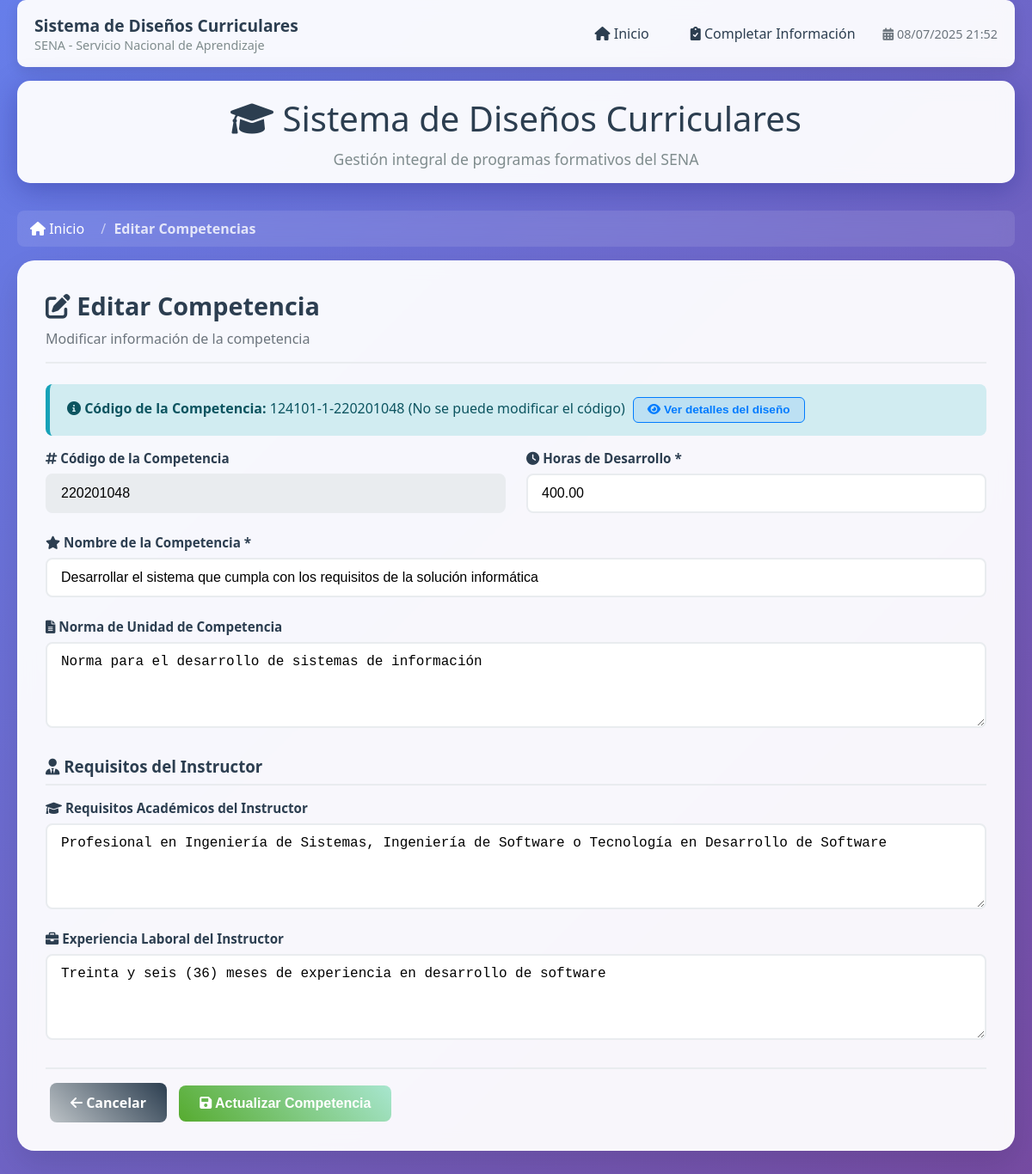
The page /?accion=editar&tipo=competencias&codigo=124101-1-220201048 on the database its author committed.
### tables this page shows
CREATE TABLE `competencias` (
   
  `codigoDiseñoCompetenciaReporte` varchar(255) NOT NULL,
  `codigoCompetenciaReporte` varchar(255) NOT NULL,
  `codigoCompetenciaPDF` varchar(255) DEFAULT NULL,
  `nombreCompetencia` varchar(255) NOT NULL,
   
  `normaUnidadCompetencia` text DEFAULT NULL,
   
  `horasDesarrolloCompetencia` decimal(10,2) DEFAULT NULL,
   
  `requisitosAcademicosInstructor` text DEFAULT NULL,
  `experienciaLaboralInstructor` text DEFAULT NULL
);

### sql/conexion.php (called while the page is built, shortened)
<?php
class Conexion {
    private $host = 'localhost';
    private $dbname = 'disenos_curriculares';
    private $user = 'root';
    private $password = '';
    private $port = 3306;
    private $charset = 'utf8mb4';
    private $conexion;
    public function __construct() {
        try {
            $dsn = "mysql:host=$this->host;port=$this->port;dbname=$this->dbname;charset=$this->charset";
            $this->conexion = new PDO($dsn, $this->user, $this->password);
            $this->conexion->setAttribute(PDO::ATTR_ERRMODE, PDO::ERRMODE_EXCEPTION);
            $this->conexion->exec("SET NAMES 'utf8mb4' COLLATE 'utf8mb4_unicode_ci'");
        } catch (PDOException $e) {
            error_log('Error de conexión a la base de datos: ' . $e->getMessage());
            throw new Exception('Error de conexión a la base de datos');
        }
    }
    public function obtenerConexion() {
        return $this->conexion;
    }
}
?>

### math/forms/metodosDisenos.php (called while the page is built, shortened)
<?php
require_once __DIR__ . '/../../sql/conexion.php';
class MetodosDisenos extends Conexion {
    private $conexion;
    public function __construct() {
        $this->conexion = new Conexion();
        $this->conexion = $this->conexion->obtenerConexion();
    }
    public function obtenerCompetenciaPorCodigo($codigoDiseñoCompetenciaReporte) {
        try {
            $stmt = $this->conexion->prepare("SELECT * FROM competencias WHERE codigoDiseñoCompetenciaReporte = ?");
            $stmt->execute([$codigoDiseñoCompetenciaReporte]);
            return $stmt->fetch(PDO::FETCH_ASSOC);
        } catch (PDOException $e) {
            throw new Exception("Error al obtener competencia: " . $e->getMessage());
        }
    }
}
?>

### app/forms/vistas/editar_competencias.php (the view, shortened to what this page needs)
<div class="card-header">
    <h2 class="card-title"><i class="fas fa-edit"></i> Editar Competencia</h2>
    <p class="card-subtitle">Modificar información de la competencia</p>
</div>
<?php if (!$competencia_actual): ?>
    <div class="alert alert-danger">
        <i class="fas fa-exclamation-triangle"></i>
        No se encontró la competencia especificada.
    </div>
    <a href="?accion=listar" class="btn btn-primary">
        <i class="fas fa-arrow-left"></i> Volver al listado
    </a>
<?php else: ?>
<form method="POST" id="formEditarCompetencia">
    <div class="alert alert-info">
        <i class="fas fa-info-circle"></i>
        <strong>Código de la Competencia:</strong> <?php echo htmlspecialchars($competencia_actual['codigoDiseñoCompetenciaReporte'] ?? ''); ?>
        (No se puede modificar el código)
        <button type="button" class="btn btn-sm btn-outline-primary btn-toggle ms-2" onclick="toggleDiseñoInfo()" id="btnToggleDiseño">
            <i class="fas fa-eye"></i> Ver detalles del diseño
        </button>
    </div>
    <div class="form-row">
        <div class="form-group">
            <label><i class="fas fa-hashtag"></i> Código de la Competencia</label>
            <input type="text" class="form-control" readonly
                   value="<?php echo htmlspecialchars($competencia_actual['codigoCompetenciaReporte'] ?? ''); ?>"
                   style="background: #e9ecef;">
        </div>
        <div class="form-group">
            <label for="horasDesarrolloCompetencia"><i class="fas fa-clock"></i> Horas de Desarrollo *</label>
            <input type="number" id="horasDesarrolloCompetencia" name="horasDesarrolloCompetencia" class="form-control" required
                   min="0" step="0.01" value="<?php echo htmlspecialchars($competencia_actual['horasDesarrolloCompetencia'] ?? ''); ?>">
        </div>
    </div>
    <div class="form-row">
        <div class="form-group" style="grid-column: 1 / -1;">
            <label for="nombreCompetencia"><i class="fas fa-star"></i> Nombre de la Competencia *</label>
            <input type="text" id="nombreCompetencia" name="nombreCompetencia" class="form-control" required
                   value="<?php echo htmlspecialchars($competencia_actual['nombreCompetencia'] ?? ''); ?>"
                   placeholder="Ejemplo: Desarrollar el sistema que cumpla con los requisitos de la solución informática">
        </div>
    </div>
    <div class="form-row">
        <div class="form-group" style="grid-column: 1 / -1;">
            <label for="normaUnidadCompetencia"><i class="fas fa-file-alt"></i> Norma de Unidad de Competencia</label>
            <textarea id="normaUnidadCompetencia" name="normaUnidadCompetencia" class="form-control" rows="4"
                      placeholder="Descripción de la norma de unidad de competencia..."><?php echo htmlspecialchars($competencia_actual['normaUnidadCompetencia'] ?? ''); ?></textarea>
        </div>
    </div>
    <h3 style="margin: 2rem 0 1rem 0; color: #2c3e50; border-bottom: 2px solid #e9ecef; padding-bottom: 0.5rem;">
        <i class="fas fa-user-tie"></i> Requisitos del Instructor
    </h3>
    <div class="form-row">
        <div class="form-group" style="grid-column: 1 / -1;">
            <label for="requisitosAcademicosInstructor"><i class="fas fa-graduation-cap"></i> Requisitos Académicos del Instructor</label>
            <textarea id="requisitosAcademicosInstructor" name="requisitosAcademicosInstructor" class="form-control" rows="4"
                      placeholder="Ejemplo: Profesional en Ingeniería de Sistemas, Ingeniería de Software, Tecnología en Desarrollo de Software o áreas afines..."><?php echo htmlspecialchars($competencia_actual['requisitosAcademicosInstructor'] ?? ''); ?></textarea>
        </div>
    </div>
    <div class="form-row">
        <div class="form-group" style="grid-column: 1 / -1;">
            <label for="experienciaLaboralInstructor"><i class="fas fa-briefcase"></i> Experiencia Laboral del Instructor</label>
            <textarea id="experienciaLaboralInstructor" name="experienciaLaboralInstructor" class="form-control" rows="4"
                      placeholder="Ejemplo: Veinticuatro (24) meses de experiencia: de los cuales dieciocho (18) meses estarán relacionados con el ejercicio de la profesión u ocupación objeto de la formación profesional..."><?php echo htmlspecialchars($competencia_actual['experienciaLaboralInstructor'] ?? ''); ?></textarea>
        </div>
    </div>
    <div class="flex-between" style="margin-top: 2rem; padding-top: 1rem; border-top: 2px solid #e9ecef;">
        <?php
        $partes = explode('-', $competencia_actual['codigoDiseñoCompetenciaReporte']);
        $codigoDiseño = $partes[0] . '-' . $partes[1];
        ?>
        <a href="?accion=ver_competencias&codigo=<?php echo urlencode($codigoDiseño); ?>" class="btn btn-secondary">
            <i class="fas fa-arrow-left"></i> Cancelar
        </a>
        <button type="submit" class="btn btn-success">
            <i class="fas fa-save"></i> Actualizar Competencia
        </button>
    </div>
</form>
<?php endif; ?>

### assets/css/forms/estilosPrincipales.css (style rules this page uses)
* { margin: 0; padding: 0; box-sizing: border-box; }
body { font-family: 'Segoe UI', Tahoma, Geneva, Verdana, sans-serif; background: linear-gradient(135deg, #667eea 0%, #764ba2 100%); min-height: 100vh; color: #333; }
.card-header { border-bottom: 2px solid #e9ecef; padding-bottom: 1rem; margin-bottom: 1.5rem; }
.card-title { font-size: 1.8rem; color: #2c3e50; font-weight: 600; margin-bottom: 0.5rem; }
.card-subtitle { color: #6c757d; font-size: 1rem; }
.form-row { display: grid; grid-template-columns: repeat(auto-fit, minmax(300px, 1fr)); gap: 1.5rem; margin-bottom: 1.5rem; }
.form-group { display: flex; flex-direction: column; }
.form-group label { font-weight: 600; color: #2c3e50; margin-bottom: 0.5rem; font-size: 0.95rem; }
.form-control { padding: 12px 16px; border: 2px solid #e9ecef; border-radius: 8px; font-size: 1rem; transition: all 0.3s ease; background: white; }
textarea.form-control { resize: vertical; min-height: 100px; }
.btn { padding: 12px 24px; border: none; border-radius: 8px; font-size: 1rem; font-weight: 600; cursor: pointer; transition: all 0.3s ease; text-decoration: none; display: inline-block; text-align: center; margin: 0 5px; }
.btn-success { background: linear-gradient(45deg, #56ab2f, #a8e6cf); color: white; }
.btn-secondary { background: linear-gradient(45deg, #bdc3c7, #2c3e50); color: white; }
.btn-sm { padding: 8px 16px; font-size: 0.875rem; }
.alert { padding: 15px 20px; border-radius: 8px; margin-bottom: 1rem; border-left: 5px solid; }
.alert-info { background: #d1ecf1; color: #0c5460; border-color: #17a2b8; }
.btn-toggle { transition: all 0.2s ease; font-size: 0.85rem; padding: 0.4rem 1rem; border-radius: 6px; border: 1px solid transparent; font-weight: 600; }
.btn-outline-primary.btn-toggle { color: #007bff; border-color: #007bff; background: rgba(0, 123, 255, 0.1); }

### rows shown on the page
competencias: codigoDiseñoCompetenciaReporte "124101-1-220201048", codigoCompetenciaReporte "220201048", horasDesarrolloCompetencia "400.00", nombreCompetencia "Desarrollar el sistema que cumpla con los requisitos de la solución informática", normaUnidadCompetencia "Norma para el desarrollo de sistemas de información", requisitosAcademicosInstructor "Profesional en Ingeniería de Sistemas, Ingeniería de Software o Tecnología en Desarrollo de Software", experienciaLaboralInstructor "Treinta y seis (36) meses de experiencia en desarrollo de software"

### other values the page prints
$tipo "Competencias"
